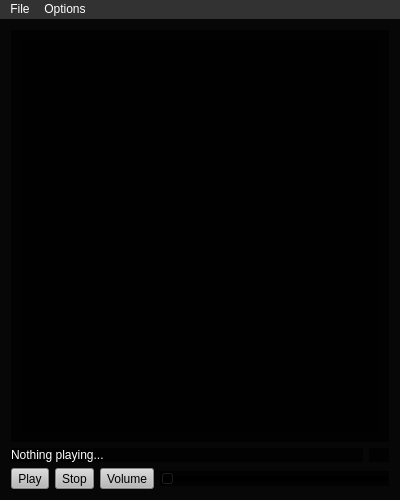
<?xml version="1.0" encoding="UTF-8"?>
<ui version="4.0">
 <class>mainwindowClass</class>
 <widget class="QMainWindow" name="mainwindowClass">
  <property name="geometry">
   <rect>
    <x>0</x>
    <y>0</y>
    <width>400</width>
    <height>500</height>
   </rect>
  </property>
  <property name="sizePolicy">
   <sizepolicy hsizetype="Minimum" vsizetype="Minimum">
    <horstretch>0</horstretch>
    <verstretch>0</verstretch>
   </sizepolicy>
  </property>
  <property name="minimumSize">
   <size>
    <width>400</width>
    <height>500</height>
   </size>
  </property>
  <property name="mouseTracking">
   <bool>false</bool>
  </property>
  <property name="acceptDrops">
   <bool>true</bool>
  </property>
  <property name="windowTitle">
   <string>Random Music Player</string>
  </property>
  <property name="styleSheet">
   <string notr="true">background:rgba(0,0,0,70%)</string>
  </property>
  <widget class="QWidget" name="centralWidget">
   <property name="mouseTracking">
    <bool>false</bool>
   </property>
   <layout class="QGridLayout" name="gridLayout">
    <item row="0" column="0">
     <widget class="QWidget" name="gridWidget" native="true">
      <property name="mouseTracking">
       <bool>false</bool>
      </property>
      <property name="acceptDrops">
       <bool>true</bool>
      </property>
      <layout class="QGridLayout" name="imageLayout">
       <item row="0" column="0">
        <widget class="QListWidget" name="musicList">
         <property name="font">
          <font>
           <family>Verdana</family>
           <pointsize>12</pointsize>
           <stylestrategy>PreferAntialias</stylestrategy>
          </font>
         </property>
         <property name="mouseTracking">
          <bool>false</bool>
         </property>
         <property name="acceptDrops">
          <bool>true</bool>
         </property>
         <property name="autoFillBackground">
          <bool>false</bool>
         </property>
         <property name="styleSheet">
          <string notr="true">color:rgba(255,255,255,70%);</string>
         </property>
         <property name="lineWidth">
          <number>2</number>
         </property>
         <property name="alternatingRowColors">
          <bool>false</bool>
         </property>
         <property name="isWrapping" stdset="0">
          <bool>false</bool>
         </property>
         <property name="resizeMode">
          <enum>QListView::Adjust</enum>
         </property>
         <property name="layoutMode">
          <enum>QListView::SinglePass</enum>
         </property>
         <property name="spacing">
          <number>3</number>
         </property>
         <property name="viewMode">
          <enum>QListView::ListMode</enum>
         </property>
         <property name="wordWrap">
          <bool>true</bool>
         </property>
         <property name="selectionRectVisible">
          <bool>false</bool>
         </property>
        </widget>
       </item>
      </layout>
     </widget>
    </item>
    <item row="2" column="0">
     <layout class="QGridLayout" name="controlLayout">
      <item row="1" column="2">
       <widget class="QToolButton" name="volumeButton">
        <property name="acceptDrops">
         <bool>true</bool>
        </property>
        <property name="styleSheet">
         <string notr="true">background:rgb(184, 184, 184)</string>
        </property>
        <property name="text">
         <string>Volume</string>
        </property>
        <property name="icon">
         <iconset resource="mainwindow.qrc">
          <normaloff>:/mainwindow/Resources/Volume.png</normaloff>:/mainwindow/Resources/Volume.png</iconset>
        </property>
       </widget>
      </item>
      <item row="1" column="1">
       <widget class="QToolButton" name="stopButton">
        <property name="acceptDrops">
         <bool>true</bool>
        </property>
        <property name="styleSheet">
         <string notr="true">background:rgb(184, 184, 184)</string>
        </property>
        <property name="text">
         <string>Stop</string>
        </property>
        <property name="icon">
         <iconset resource="mainwindow.qrc">
          <normaloff>:/mainwindow/Resources/Stop.png</normaloff>:/mainwindow/Resources/Stop.png</iconset>
        </property>
       </widget>
      </item>
      <item row="1" column="0">
       <widget class="QToolButton" name="playButton">
        <property name="acceptDrops">
         <bool>true</bool>
        </property>
        <property name="styleSheet">
         <string notr="true">background:rgb(184, 184, 184)</string>
        </property>
        <property name="text">
         <string>Play</string>
        </property>
        <property name="icon">
         <iconset resource="mainwindow.qrc">
          <normaloff>:/mainwindow/Resources/Play.png</normaloff>:/mainwindow/Resources/Play.png</iconset>
        </property>
       </widget>
      </item>
      <item row="1" column="3">
       <widget class="QSlider" name="musicPos">
        <property name="mouseTracking">
         <bool>false</bool>
        </property>
        <property name="acceptDrops">
         <bool>true</bool>
        </property>
        <property name="maximum">
         <number>100</number>
        </property>
        <property name="orientation">
         <enum>Qt::Horizontal</enum>
        </property>
       </widget>
      </item>
     </layout>
    </item>
    <item row="1" column="0">
     <layout class="QGridLayout" name="gridLayout_5">
      <item row="0" column="0">
       <widget class="QLabel" name="playingTitle">
        <property name="sizePolicy">
         <sizepolicy hsizetype="Minimum" vsizetype="Minimum">
          <horstretch>0</horstretch>
          <verstretch>0</verstretch>
         </sizepolicy>
        </property>
        <property name="acceptDrops">
         <bool>true</bool>
        </property>
        <property name="styleSheet">
         <string notr="true">color:white</string>
        </property>
        <property name="text">
         <string>Nothing playing...</string>
        </property>
        <property name="wordWrap">
         <bool>true</bool>
        </property>
       </widget>
      </item>
      <item row="0" column="1">
       <widget class="QLabel" name="songTime">
        <property name="sizePolicy">
         <sizepolicy hsizetype="Maximum" vsizetype="Minimum">
          <horstretch>0</horstretch>
          <verstretch>0</verstretch>
         </sizepolicy>
        </property>
        <property name="minimumSize">
         <size>
          <width>20</width>
          <height>0</height>
         </size>
        </property>
        <property name="acceptDrops">
         <bool>true</bool>
        </property>
        <property name="styleSheet">
         <string notr="true">color:white</string>
        </property>
        <property name="text">
         <string/>
        </property>
       </widget>
      </item>
     </layout>
    </item>
   </layout>
  </widget>
  <widget class="QMenuBar" name="menuBar">
   <property name="geometry">
    <rect>
     <x>0</x>
     <y>0</y>
     <width>400</width>
     <height>21</height>
    </rect>
   </property>
   <property name="mouseTracking">
    <bool>true</bool>
   </property>
   <property name="styleSheet">
    <string notr="true">background:rgb(50, 50, 50);
color:white</string>
   </property>
   <widget class="QMenu" name="menuFile">
    <property name="mouseTracking">
     <bool>true</bool>
    </property>
    <property name="styleSheet">
     <string notr="true">color:white</string>
    </property>
    <property name="title">
     <string>File</string>
    </property>
    <addaction name="actionAbout"/>
    <addaction name="actionExit"/>
   </widget>
   <widget class="QMenu" name="menuOptions">
    <property name="mouseTracking">
     <bool>true</bool>
    </property>
    <property name="styleSheet">
     <string notr="true">color:white</string>
    </property>
    <property name="title">
     <string>Options</string>
    </property>
    <addaction name="actionLoop"/>
    <addaction name="actionAutoPlay"/>
   </widget>
   <addaction name="menuFile"/>
   <addaction name="menuOptions"/>
  </widget>
  <action name="actionExit">
   <property name="text">
    <string>Exit</string>
   </property>
  </action>
  <action name="actionAbout">
   <property name="text">
    <string>About</string>
   </property>
  </action>
  <action name="actionLoop">
   <property name="checkable">
    <bool>true</bool>
   </property>
   <property name="checked">
    <bool>true</bool>
   </property>
   <property name="text">
    <string>Loop</string>
   </property>
  </action>
  <action name="actionAutoPlay">
   <property name="checkable">
    <bool>true</bool>
   </property>
   <property name="checked">
    <bool>true</bool>
   </property>
   <property name="text">
    <string>AutoPlay</string>
   </property>
  </action>
 </widget>
 <layoutdefault spacing="6" margin="11"/>
 <resources>
  <include location="mainwindow.qrc"/>
 </resources>
 <connections/>
</ui>
